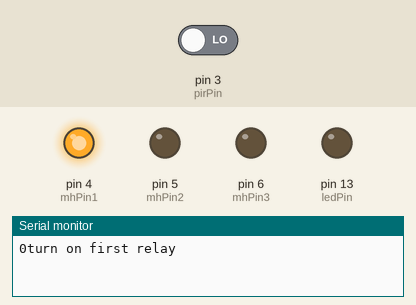
This sketch was run on a simulated Arduino Uno, built with avr-gcc and run on an emulated ATmega328P. Shown: output pins drawn as LEDs (lit = HIGH), the last lines printed to the serial monitor. The inputs (shaded band) are chosen by the test bench; at power-on: pin 3 (pirPin) LOW. Random numbers use the default seed unless the sketch sets one.

Above: at 0.1 s.
At 1.0 s:
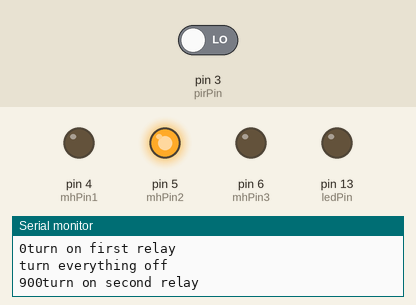
At 1.9 s:
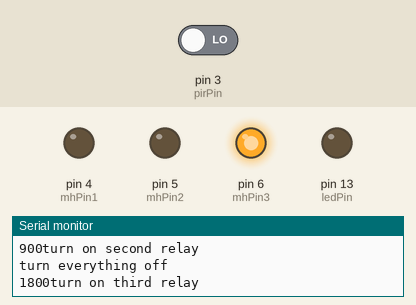
At 3.6 s:
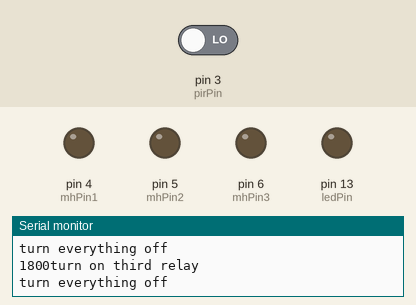
Timing chart, 0 to 5.1 s (numbered marks = the images above):
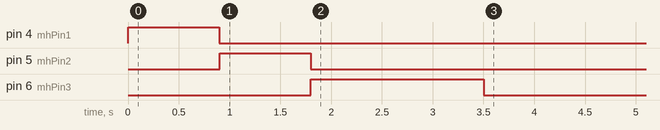

The sketch:

many-hands-pir.ino
```cpp
int pirPin = 3;    //the digital pin connected to the PIR sensor's output
int ledPin = 13;

//the time we give the sensor to calibrate (10-60 secs according to the datasheet)
int calibrationTime = 30;

//the time when the sensor outputs a low impulse
long unsigned int lowIn;

//the amount of milliseconds the sensor has to be low
//before we assume all motion has stopped
long unsigned int pause = 0;

boolean lockLow = true;
boolean takeLowTime;

int mhPin1 = 4;
int mhPin2 = 5;
int mhPin3 = 6;

#define MAX_FLASHES 10
#define TEST_ROUTINES 1
#define START_ROUTINE_IDX 0
#define NUM_ROUTINES 1

struct flash_type{
  int port;       // 0 is red, 1 is orange, 2 is yellow
  int hold;       // time while activated
  int pause;      // time after activating finished
};

struct flashRoutine_type{
  flash_type flash[MAX_FLASHES]; // max length of a routine
};

flashRoutine_type flashRoutines[NUM_ROUTINES];


void setup() {
  // put your setup code here, to run once:
  pinMode(mhPin1, OUTPUT);
  pinMode(mhPin2, OUTPUT);
  pinMode(mhPin3, OUTPUT);

  // turn everything off to start
  digitalWrite(mhPin1, LOW);   // turn the LED on (HIGH is the voltage level)
  digitalWrite(mhPin2, LOW);    // turn the LED off by making the voltage LOW
  digitalWrite(mhPin3, LOW);    // turn the LED off by making the voltage LOW

  Serial.begin(9600);
  pinMode(pirPin, INPUT);
  pinMode(ledPin, OUTPUT);
  digitalWrite(pirPin, LOW);


  // set up the defaults for anything that gets forgotten or doesn't need to be changed
  for(int i = 0; i < NUM_ROUTINES; i++) {
    for (int j = 0; j < MAX_FLASHES; j++) {
      flashRoutines[i].flash[j].port = 0;
      flashRoutines[i].flash[j].pause = 0;
      flashRoutines[i].flash[j].hold= 0;

    }
  }

  // set up the varying routines we will perform

  setupRoutines();

  if (TEST_ROUTINES == 1) {
    for (int i = START_ROUTINE_IDX; i < NUM_ROUTINES; i++) {
      runRoutine(i);
      delay(2000);
    }
  }


  //give the sensor some time to calibrate
  Serial.print("calibrating sensor ");
  for(int i = 0; i < calibrationTime; i++){
    Serial.print(".");
    delay(1000);
  }
  Serial.println(" done");
  Serial.println("SENSOR ACTIVE");
  delay(50);
}

void runRoutine(int routine_idx) {

  for(int i = 0; i < MAX_FLASHES; i++) {
    if (flashRoutines[routine_idx].flash[i].hold == 0) {
      // skip
    }
    else {
      if (flashRoutines[routine_idx].flash[i].port == 0) {
        Serial.print(millis());
        Serial.println("turn on first relay");
        digitalWrite(mhPin1, HIGH);   // turn the LED on (HIGH is the voltage level)
        digitalWrite(mhPin2, LOW);    // turn the LED off by making the voltage LOW
        digitalWrite(mhPin3, LOW);    // turn the LED off by making the voltage LOW
      }
      else if (flashRoutines[routine_idx].flash[i].port == 1) {
        Serial.print(millis());
        Serial.println("turn on second relay");
        digitalWrite(mhPin2, HIGH);   // turn the LED on (HIGH is the voltage level)
        digitalWrite(mhPin1, LOW);    // turn the LED off by making the voltage LOW
        digitalWrite(mhPin3, LOW);    // turn the LED off by making the voltage LOW
      }
      else {
        Serial.print(millis());
        Serial.println("turn on third relay");
        digitalWrite(mhPin3, HIGH);   // turn the LED on (HIGH is the voltage level)
        digitalWrite(mhPin1, LOW);    // turn the LED off by making the voltage LOW
        digitalWrite(mhPin2, LOW);    // turn the LED off by making the voltage LOW
      }

      // hold the light on
      delay(flashRoutines[routine_idx].flash[i].hold);

      // turn everything off
        Serial.println("turn everything off");
      digitalWrite(mhPin1, LOW);    // turn the LED off by making the voltage LOW
      digitalWrite(mhPin2, LOW);    // turn the LED off by making the voltage LOW
      digitalWrite(mhPin3, LOW);    // turn the LED off by making the voltage LOW

      delay(flashRoutines[routine_idx].flash[i].pause);
    }
  }
}

void loop() {
  // put your main code here, to run repeatedly:

  if(digitalRead(pirPin) == HIGH) {
    digitalWrite(ledPin, HIGH);   //the led visualizes the sensors output pin state
    if(lockLow){
      //makes sure we wait for a transition to LOW before any further output is made:
      lockLow = false;
      Serial.println("---");
      Serial.print("motion detected at ");
      Serial.print(millis()/1000);
      Serial.println(" sec");


      // seed radnom number generator
      randomSeed(analogRead(0));

      // select one of the constructed routines
      int routine_idx = random(0,NUM_ROUTINES-1);

      runRoutine(routine_idx);

      delay(3000);
      //delay(7000);
    }

    takeLowTime = true;
  }

  if(digitalRead(pirPin) == LOW){
    digitalWrite(ledPin, LOW);  //the led visualizes the sensors output pin state

    if(takeLowTime){
      lowIn = millis();          //save the time of the transition from high to LOW
      takeLowTime = false;       //make sure this is only done at the start of a LOW phase
    }
    //if the sensor is low for more than the given pause,
    //we assume that no more motion is going to happen
    if(!lockLow && millis() - lowIn > pause){
      //makes sure this block of code is only executed again after
      //a new motion sequence has been detected
      lockLow = true;
      Serial.print("motion ended at ");      //output
      Serial.print((millis() - pause)/1000);
      Serial.println(" sec");
      delay(50);
    }
  }
}

void setupRoutines()
{
  /////////
flashRoutines[0].flash[0].port = 0;
flashRoutines[0].flash[0].hold = 900;
flashRoutines[0].flash[0].pause = 0;

flashRoutines[0].flash[1].port = 1;
flashRoutines[0].flash[1].hold = 900;
flashRoutines[0].flash[1].pause = 0;

flashRoutines[0].flash[2].port = 2;
flashRoutines[0].flash[2].hold = 1700;
flashRoutines[0].flash[2].pause = 0;

}
```
